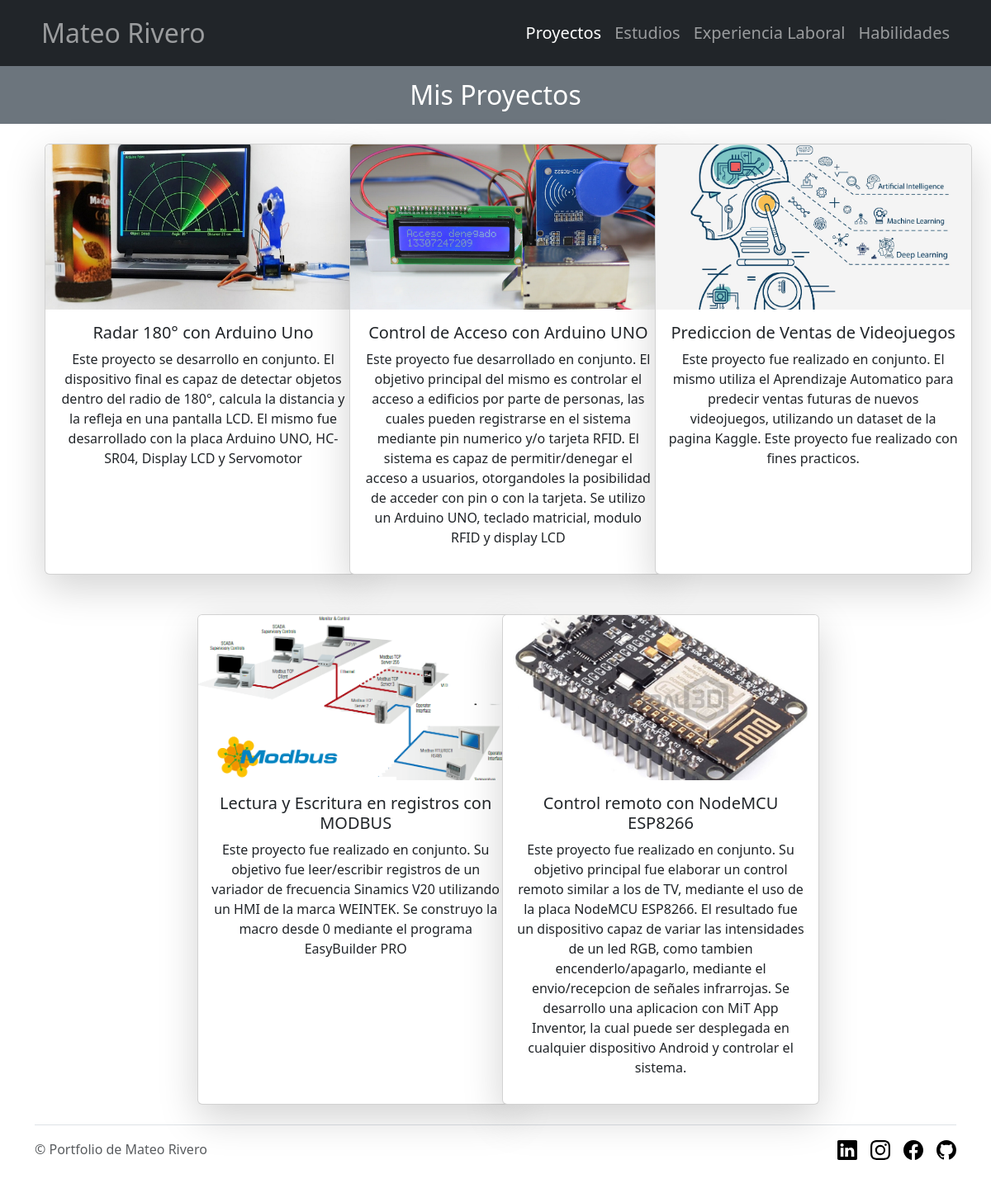
/projects/, run on the app's committed database.
### portfolio_app/models.py (models this page shows, shortened)
class Project(models.Model):
    name = models.CharField(max_length=50)
    description = models.TextField()
    image = models.ImageField(upload_to='projects/', null=True)
    class Meta:
        verbose_name = 'Project'
        verbose_name_plural = 'Projects'

### portfolio_app/views.py (the view)
# urls.py: path('projects/', views.projects, name="projects"),
def projects(request):
    context = Project.objects.all()
    return render(request, 'project/projects.html', {
        'projects': context
        })

### portfolio_app/templates/project/projects.html (shortened to what this page needs)
{% extends "layouts/base.html" %}
{% load static %}
{% block subtitle %}Mis Proyectos{% endblock %}
{% block content %}
<div class="container text-center">
  <div class="row justify-content-center gx-3 gy-5">
    {% for project in projects %}
    <div class="col-md-4">
      <div class="card mx-auto shadow-lg" style="width: 24rem; height: 100%;">
        <img
          src="{{ project.image.url }}"
          class="card-img-top img-fluid"
          alt="..."
          style="object-fit: cover; height: 200px;"
        />
        <div class="card-body d-flex flex-column">
          <h5 class="card-title">{{ project.name }}</h5>
          <p class="card-text">{{ project.description }}</p>
        </div>
      </div>
    </div>
    {% endfor %}
  </div>
</div>
{% endblock %}

### portfolio_app/templates/layouts/base.html (shortened to what this page needs)
{% load static %}
<!DOCTYPE html>
<html lang="es">
  <head>
    <link
      href="https://cdn.jsdelivr.net/npm/bootstrap@5.3.2/dist/css/bootstrap.min.css"
      rel="stylesheet"
    />
  </head>
  <body>
    <nav class="navbar navbar-expand-lg navbar-dark bg-dark">
      <div class="container">
        <ul class="navbar-nav">
          <li class="nav-item">
            <a
              class="nav-link fs-2 {% if request.resolver_match.url_name == 'index' %} active {% endif %}"
              href="{% url 'index' %}"
              >Mateo Rivero</a
            >
          </li>
        </ul>
        <div
          class="collapse navbar-collapse d-flex justify-content-end"
          id="navbarNav"
        >
          <ul class="navbar-nav">
            <li class="nav-item">
              <a
                class="nav-link fs-5 {% if request.resolver_match.url_name == 'projects' %} active {% endif %}"
                href="{% url 'projects' %}"
                >Proyectos</a
              >
            </li>
            <li class="nav-item">
              <a
                class="nav-link fs-5 {% if request.resolver_match.url_name == 'studies' %}active{% endif %}"
                href="{% url 'studies' %}"
                >Estudios</a
              >
            </li>
            <li class="nav-item">
              <a
                class="nav-link fs-5 {% if request.resolver_match.url_name == 'experience' %}active{% endif %}"
                href="{% url 'experience' %}"
                >Experiencia Laboral</a
              >
            </li>
            <li class="nav-item">
              <a
                class="nav-link fs-5 {% if request.resolver_match.url_name == 'skills' %}active{% endif %}"
                href="{% url 'skills' %}"
                >Habilidades</a
              >
            </li>
          </ul>
        </div>
      </div>
    </nav>
    <div class="bg-secondary text-white py-3 text-center">
      <h2 class="m-0">{% block subtitle %} {% endblock %}</h2>
    </div>
    <div class="container mt-4">
      {% block content %}
      {% endblock %}
    </div>
    <div class="container">
      <footer
        class="d-flex flex-wrap justify-content-between align-items-center py-3 my-4 border-top"
      >
        <div class="col-md-4 d-flex align-items-center">
          <span class="mb-3 mb-md-0 text-body-secondary"
            >&copy; Portfolio de Mateo Rivero</span
          >
        </div>
        <ul class="nav col-md-4 justify-content-end list-unstyled d-flex">
          <li class="ms-3">
            <a
              class="text-body-secondary text-dark"
              href="https://www.linkedin.com/in/mateo-rivero-899069236/"
              target="_blank"
              ><svg class="bi" width="24" height="24">
                <use xlink:href="#linkedin" /></svg
            ></a>
          </li>
          <li class="ms-3">
            <a
              class="text-body-secondary text-dark"
              href="https://www.instagram.com/teorivero1/"
              target="_blank"
              ><svg class="bi" width="24" height="24">
                <use xlink:href="#instagram" /></svg
            ></a>
          </li>
          <li class="ms-3">
            <a
              class="text-body-secondary text-dark"
              href="https://www.facebook.com/profile.php?id=100070060381473"
              target="_blank"
              ><svg class="bi" width="24" height="24">
                <use xlink:href="#facebook" /></svg
            ></a>
          </li>
          <li class="ms-3">
            <a
              class="text-body-secondary text-dark"
              href="https://github.com/te02021"
              target="_blank"
              ><svg class="bi" width="24" height="24">
                <use xlink:href="#github" /></svg
            ></a>
          </li>
        </ul>
      </footer>
    </div>
  </body>
</html>

### data on the page
Project: image (picture), name "Radar 180° con Arduino Uno", description "Este proyecto se desarrollo en conjunto. El dispositivo final es capaz de detectar objetos dentro del radio de 180°, calcula la distancia y la refleja en una pantalla LCD. El mismo fue desarrollado con la placa Arduino UNO, HC-SR04, Display LCD y Servomotor"
Project: image (picture), name "Control de Acceso con Arduino UNO", description "Este proyecto fue desarrollado en conjunto. El objetivo principal del mismo es controlar el acceso a edificios por parte de personas, las cuales pueden registrarse en el sistema mediante pin numerico y/o tarjeta RFID. El sistema es capaz de permitir/denegar el acceso a usuarios, otorgandoles la posibilidad de acceder con pin o con la tarjeta. Se utilizo un Arduino UNO, teclado matricial, modulo RFID y display LCD"
Project: image (picture), name "Prediccion de Ventas de Videojuegos", description "Este proyecto fue realizado en conjunto. El mismo utiliza el Aprendizaje Automatico para predecir ventas futuras de nuevos videojuegos, utilizando un dataset de la pagina Kaggle. Este proyecto fue realizado con fines practicos."
Project: image (picture), name "Lectura y Escritura en registros con MODBUS", description "Este proyecto fue realizado en conjunto. Su objetivo fue leer/escribir registros de un variador de frecuencia Sinamics V20 utilizando un HMI de la marca WEINTEK. Se construyo la macro desde 0 mediante el programa EasyBuilder PRO"
Project: image (picture), name "Control remoto con NodeMCU ESP8266", description "Este proyecto fue realizado en conjunto. Su objetivo principal fue elaborar un control remoto similar a los de TV, mediante el uso de la placa NodeMCU ESP8266. El resultado fue un dispositivo capaz de variar las intensidades de un led RGB, como tambien encenderlo/apagarlo, mediante el envio/recepcion de señales infrarrojas. Se desarrollo una aplicacion con MiT App Inventor, la cual puede ser desplegada en cualquier dispositivo Android y controlar el sistema."
